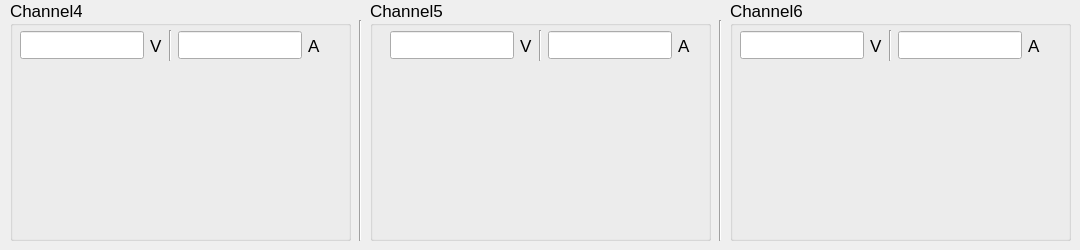
        <widget class="QWidget" name="tab_6">
         <attribute name="title">
          <string>通道4~6</string>
         </attribute>
         <widget class="QGroupBox" name="groupBox_17">
          <property name="geometry">
           <rect>
            <x>10</x>
            <y>0</y>
            <width>341</width>
            <height>241</height>
           </rect>
          </property>
          <property name="font">
           <font>
            <pointsize>13</pointsize>
           </font>
          </property>
          <property name="title">
           <string>Channel4</string>
          </property>
          <widget class="QChartView" name="graphicsView_23" native="true">
           <property name="geometry">
            <rect>
             <x>10</x>
             <y>70</y>
             <width>321</width>
             <height>161</height>
            </rect>
           </property>
           <property name="minimumSize">
            <size>
             <width>320</width>
             <height>160</height>
            </size>
           </property>
          </widget>
          <widget class="QWidget" name="horizontalLayoutWidget_7">
           <property name="geometry">
            <rect>
             <x>10</x>
             <y>30</y>
             <width>301</width>
             <height>31</height>
            </rect>
           </property>
           <layout class="QHBoxLayout" name="horizontalLayout_13">
            <item>
             <widget class="QLineEdit" name="lineEdit_15">
              <property name="readOnly">
               <bool>true</bool>
              </property>
             </widget>
            </item>
            <item>
             <widget class="QLabel" name="label_61">
              <property name="text">
               <string>V</string>
              </property>
             </widget>
            </item>
            <item>
             <widget class="Line" name="line_8">
              <property name="orientation">
               <enum>Qt::Orientation::Vertical</enum>
              </property>
             </widget>
            </item>
            <item>
             <widget class="QLineEdit" name="lineEdit_16">
              <property name="readOnly">
               <bool>true</bool>
              </property>
             </widget>
            </item>
            <item>
             <widget class="QLabel" name="label_62">
              <property name="text">
               <string>A</string>
              </property>
             </widget>
            </item>
           </layout>
          </widget>
         </widget>
         <widget class="QGroupBox" name="groupBox_18">
          <property name="geometry">
           <rect>
            <x>370</x>
            <y>0</y>
            <width>341</width>
            <height>241</height>
           </rect>
          </property>
          <property name="font">
           <font>
            <pointsize>13</pointsize>
           </font>
          </property>
          <property name="title">
           <string>Channel5</string>
          </property>
          <widget class="QChartView" name="graphicsView_24" native="true">
           <property name="geometry">
            <rect>
             <x>10</x>
             <y>70</y>
             <width>321</width>
             <height>161</height>
            </rect>
           </property>
           <property name="minimumSize">
            <size>
             <width>320</width>
             <height>160</height>
            </size>
           </property>
          </widget>
          <widget class="QWidget" name="horizontalLayoutWidget_8">
           <property name="geometry">
            <rect>
             <x>20</x>
             <y>30</y>
             <width>301</width>
             <height>31</height>
            </rect>
           </property>
           <layout class="QHBoxLayout" name="horizontalLayout_14">
            <item>
             <widget class="QLineEdit" name="lineEdit_17">
              <property name="readOnly">
               <bool>true</bool>
              </property>
             </widget>
            </item>
            <item>
             <widget class="QLabel" name="label_63">
              <property name="text">
               <string>V</string>
              </property>
             </widget>
            </item>
            <item>
             <widget class="Line" name="line_13">
              <property name="orientation">
               <enum>Qt::Orientation::Vertical</enum>
              </property>
             </widget>
            </item>
            <item>
             <widget class="QLineEdit" name="lineEdit_18">
              <property name="readOnly">
               <bool>true</bool>
              </property>
             </widget>
            </item>
            <item>
             <widget class="QLabel" name="label_64">
              <property name="text">
               <string>A</string>
              </property>
             </widget>
            </item>
           </layout>
          </widget>
         </widget>
         <widget class="QGroupBox" name="groupBox_19">
          <property name="geometry">
           <rect>
            <x>730</x>
            <y>0</y>
            <width>341</width>
            <height>241</height>
           </rect>
          </property>
          <property name="font">
           <font>
            <pointsize>13</pointsize>
           </font>
          </property>
          <property name="title">
           <string>Channel6</string>
          </property>
          <widget class="QChartView" name="graphicsView_25" native="true">
           <property name="geometry">
            <rect>
             <x>10</x>
             <y>70</y>
             <width>321</width>
             <height>161</height>
            </rect>
           </property>
           <property name="minimumSize">
            <size>
             <width>320</width>
             <height>160</height>
            </size>
           </property>
          </widget>
          <widget class="QWidget" name="horizontalLayoutWidget_9">
           <property name="geometry">
            <rect>
             <x>10</x>
             <y>30</y>
             <width>301</width>
             <height>31</height>
            </rect>
           </property>
           <layout class="QHBoxLayout" name="horizontalLayout_15">
            <item>
             <widget class="QLineEdit" name="lineEdit_19">
              <property name="readOnly">
               <bool>true</bool>
              </property>
             </widget>
            </item>
            <item>
             <widget class="QLabel" name="label_65">
              <property name="text">
               <string>V</string>
              </property>
             </widget>
            </item>
            <item>
             <widget class="Line" name="line_14">
              <property name="orientation">
               <enum>Qt::Orientation::Vertical</enum>
              </property>
             </widget>
            </item>
            <item>
             <widget class="QLineEdit" name="lineEdit_20">
              <property name="readOnly">
               <bool>true</bool>
              </property>
             </widget>
            </item>
            <item>
             <widget class="QLabel" name="label_66">
              <property name="text">
               <string>A</string>
              </property>
             </widget>
            </item>
           </layout>
          </widget>
         </widget>
         <widget class="Line" name="line_12">
          <property name="geometry">
           <rect>
            <x>350</x>
            <y>20</y>
            <width>20</width>
            <height>221</height>
           </rect>
          </property>
          <property name="orientation">
           <enum>Qt::Orientation::Vertical</enum>
          </property>
         </widget>
         <widget class="Line" name="line_23">
          <property name="geometry">
           <rect>
            <x>710</x>
            <y>20</y>
            <width>20</width>
            <height>221</height>
           </rect>
          </property>
          <property name="orientation">
           <enum>Qt::Orientation::Vertical</enum>
          </property>
         </widget>
        </widget>
